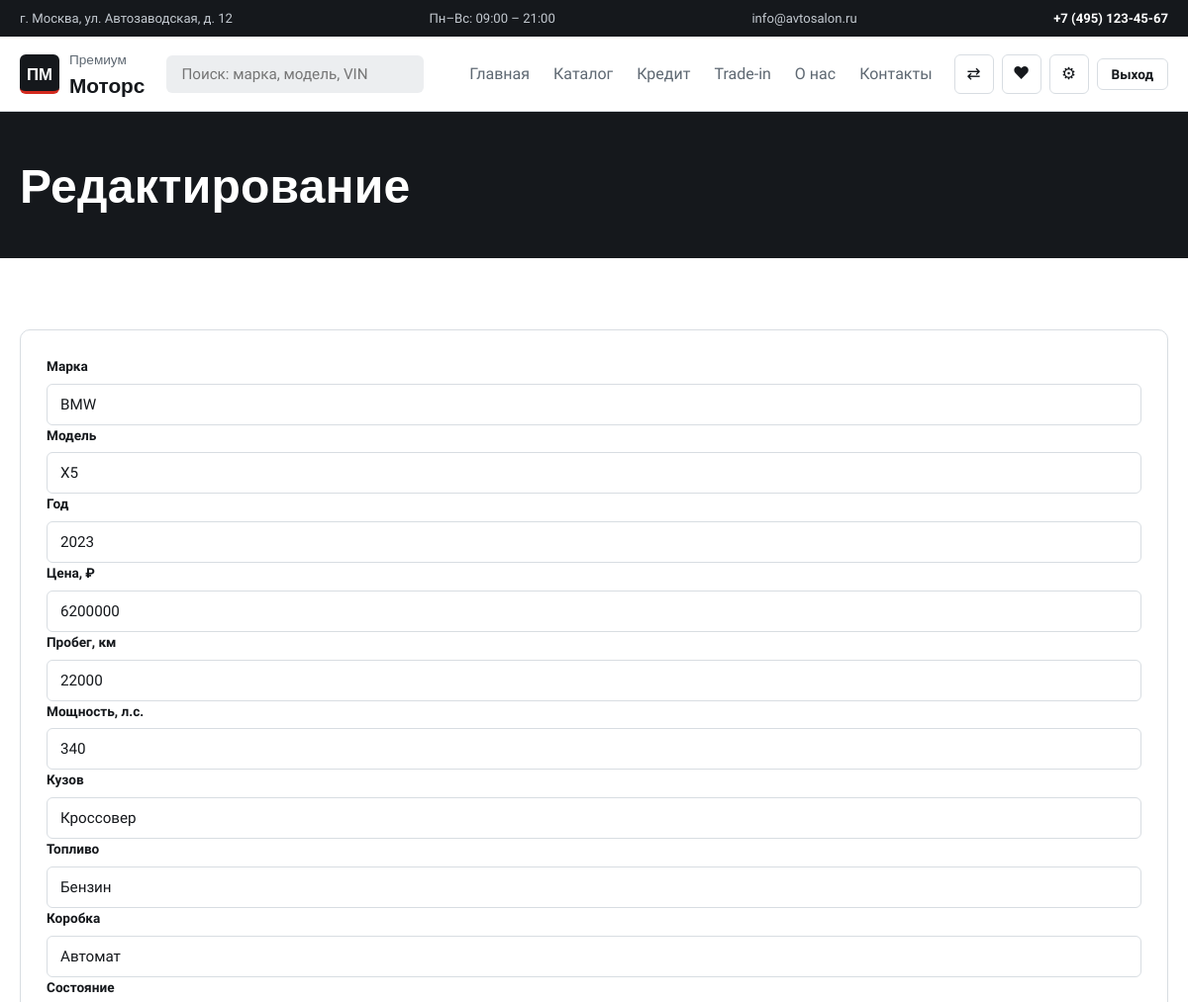
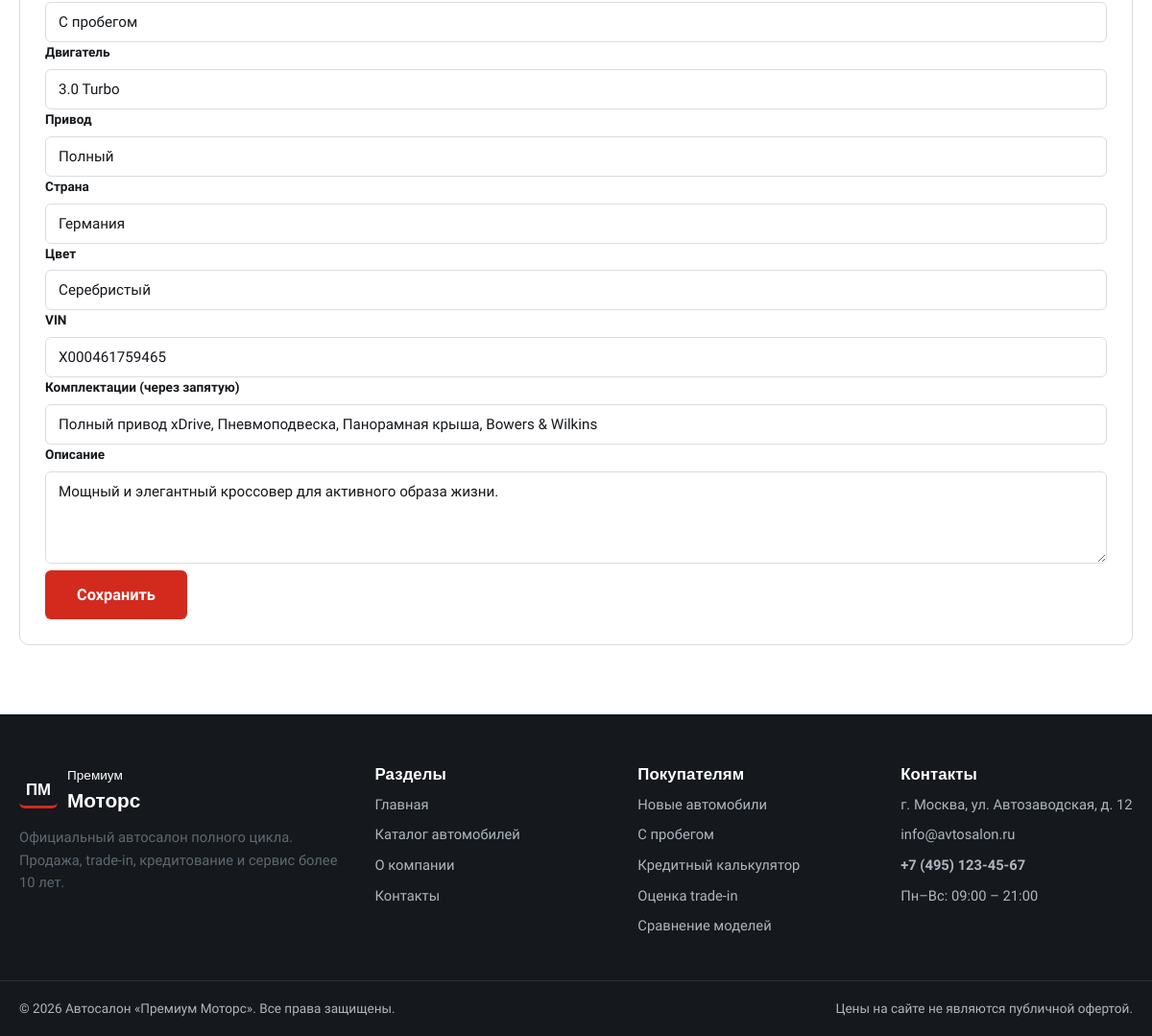
Page /admin/cars/2/edit (signed in) on the committed database (2 pictures, top to bottom).
### tables this page shows
CREATE TABLE cars (
    id            INTEGER PRIMARY KEY AUTOINCREMENT,
    brand         TEXT NOT NULL,
    model         TEXT NOT NULL,
    year          INTEGER NOT NULL,
    mileage       INTEGER NOT NULL DEFAULT 0,
    price         INTEGER NOT NULL,
    body          TEXT NOT NULL,
    fuel          TEXT NOT NULL,
    transmission  TEXT NOT NULL,
    condition     TEXT NOT NULL DEFAULT 'С пробегом',
    engine        TEXT,
    power         INTEGER DEFAULT 0,
    drive         TEXT,
    country       TEXT,
    color         TEXT,
    vin           TEXT,
    description   TEXT,
    features      TEXT DEFAULT '',
    photo         TEXT,
    views         INTEGER NOT NULL DEFAULT 0,
    is_active     INTEGER NOT NULL DEFAULT 1,
    is_sold       INTEGER NOT NULL DEFAULT 0,
    created_at    TEXT NOT NULL
);

### app.py (the view)
@app.route("/admin/cars/<int:car_id>/edit", methods=["GET", "POST"])
@admin_required
def admin_car_edit(car_id):
    car = next((c for c in db.all_cars(True) if c["id"] == car_id), None)
    if not car:
        abort(404)
    if request.method == "POST":
        db.update_car(car_id, _car_from_form(request.form))
        flash("Автомобиль обновлён.", "success")
        return redirect(url_for("admin_cars"))
    return render_template("admin/car_form.html", car=car, action="edit")

### app.py (called while the page is built, shortened)
def generate_csrf():
    if "csrf" not in session:
        session["csrf"] = secrets.token_urlsafe(32)
    return session["csrf"]

def admin_required(f):
    @wraps(f)
    def wrapper(*args, **kwargs):
        user = db.get_user(session.get("user_id"))
        if not user:
            flash("Требуется вход в аккаунт.", "error")
            return redirect(url_for("login", next=request.full_path))
        if user["role"] != "admin":
            abort(403)
        return f(*args, **kwargs)
    return wrapper

@app.context_processor
def inject_globals():
    user = db.get_user(session["user_id"]) if session.get("user_id") else None
    if session.get("user_id") and not user:
        session.clear()
    favs = set(session.get("favorites", []))
    compare = session.get("compare", [])
    return {
        "current_user": user,
        "is_admin": bool(user and user["role"] == "admin"),
        "fav_ids": favs,
        "fav_count": len(favs),
        "compare_ids": compare,
        "compare_count": len(compare),
        "csrf_token": generate_csrf(),
        "current_year": 2026,
    }

@app.before_request
def csrf_protect():
    g.csrf = session.get("csrf")

### db.py (called while the page is built)
def get_connection():
    conn = sqlite3.connect(DB_PATH)
    conn.row_factory = sqlite3.Row
    conn.execute("PRAGMA foreign_keys=ON")
    return conn

@contextmanager
def db():
    conn = get_connection()
    try:
        yield conn
        conn.commit()
    except Exception:
        conn.rollback()
        raise
    finally:
        conn.close()

def car_row(row):
    if row is None:
        return None
    c = dict(row)
    c["features"] = [f.strip() for f in (c.get("features") or "").split(",") if f.strip()]
    c["title"] = f"{c['brand']} {c['model']}"
    c["url"] = f"/car/{c['id']}"
    return c

def get_user(user_id):
    with db() as conn:
        row = conn.execute("SELECT * FROM users WHERE id=?", (user_id,)).fetchone()
        return dict(row) if row else None

def all_cars(include_inactive=False):
    sql = "SELECT * FROM cars"
    if not include_inactive:
        sql += " WHERE is_active=1"
    sql += " ORDER BY brand, model"
    with db() as conn:
        return [car_row(r) for r in conn.execute(sql)]

### templates/admin/car_form.html (shortened to what this page needs)
{% extends 'base.html' %}
{% block content %}
<section class="page-head">
  <div class="container">
    <h1>{{ 'Редактирование' if action=='edit' else 'Новый автомобиль' }}</h1>
  </div>
</section>
<section class="section">
  <div class="container">
    <form method="post" class="panel form--grid">
      <div class="field"><label>Марка</label><input name="brand" value="{{ (car['brand'] if car else '') }}" required>
      </div>
      <div class="field"><label>Модель</label><input name="model" value="{{ (car['model'] if car else '') }}" required>
      </div>
      <div class="field"><label>Год</label><input name="year" type="number"
          value="{{ (car['year'] if car else 2024) }}"></div>
      <div class="field"><label>Цена, ₽</label><input name="price" type="number"
          value="{{ (car['price'] if car else 0) }}"></div>
      <div class="field"><label>Пробег, км</label><input name="mileage" type="number"
          value="{{ (car['mileage'] if car else 0) }}"></div>
      <div class="field"><label>Мощность, л.с.</label><input name="power" type="number"
          value="{{ (car['power'] if car else 0) }}"></div>
      <div class="field"><label>Кузов</label><input name="body" value="{{ (car['body'] if car else 'Седан') }}"></div>
      <div class="field"><label>Топливо</label><input name="fuel" value="{{ (car['fuel'] if car else 'Бензин') }}">
      </div>
      <div class="field"><label>Коробка</label><input name="transmission"
          value="{{ (car['transmission'] if car else 'Автомат') }}"></div>
      <div class="field"><label>Состояние</label><input name="condition"
          value="{{ (car['condition'] if car else 'С пробегом') }}"></div>
      <div class="field"><label>Двигатель</label><input name="engine" value="{{ (car['engine'] if car else '') }}">
      </div>
      <div class="field"><label>Привод</label><input name="drive" value="{{ (car['drive'] if car else '') }}"></div>
      <div class="field"><label>Страна</label><input name="country" value="{{ (car['country'] if car else '') }}"></div>
      <div class="field"><label>Цвет</label><input name="color" value="{{ (car['color'] if car else '') }}"></div>
      <div class="field"><label>VIN</label><input name="vin" value="{{ (car['vin'] if car else '') }}"></div>
      <div class="field"><label>Комплектации (через запятую)</label><input name="features"
          value="{{ (car['features'] | join(', ')) if car else '' }}"></div>
      <div class="field field--wide"><label>Описание</label><textarea name="description"
          rows="4">{{ (car['description'] if car else '') }}</textarea></div>
      <button class="btn btn--primary btn--lg">Сохранить</button>
    </form>
  </div>
</section>
{% endblock %}

### static/css/style.css (style rules this page uses)
:root { --floor: #eceef0; --paper: #fff; --ink: #15181c; --steel: #5e6872; --line: #d8dde2; --red: #d32a1e; --red-dark: #b01f15; --ok: #1d7a4b; --warn: #b7791f; --r: 6px; --r-lg: 10px; --shadow: 0 18px 40px rgba(21, 24, 28, .12); --display: 'Oswald', 'Arial Narrow', Impact, sans-serif; --body: 'Onest', system-ui, -apple-system, 'Segoe UI', Roboto, sans-serif; }
* { box-sizing: border-box; }
html { scroll-behavior: smooth; }
body { margin: 0; font: 400 16px/1.6 var(--body); color: var(--ink); background: var(--paper); -webkit-font-smoothing: antialiased; }
h1, h2, h3, h4 { font-family: var(--display); font-weight: 600; line-height: 1.12; margin: 0 0 .5em; letter-spacing: .005em; }
h1 { font-size: clamp(2.1rem, 4.4vw, 3.5rem); }
.container { width: min(1240px, 100% - 40px); margin-inline: auto; }
.section { padding: 72px 0; }
.btn { display: inline-flex; align-items: center; justify-content: center; gap: 8px; padding: 12px 24px; border: 1.5px solid transparent; border-radius: var(--r); font: 600 .95rem var(--body); cursor: pointer; transition: background .2s, border-color .2s, color .2s; }
.btn--primary { background: var(--red); color: #fff; }
.btn--lg { padding: 15px 32px; font-size: 1.02rem; }
.page-head { background: var(--ink); color: #fff; padding: 44px 0; }
.page-head h1 { color: #fff; font-size: clamp(2rem, 4vw, 3rem); margin-bottom: 6px; }
input, select, textarea { width: 100%; padding: 11px 13px; border: 1px solid var(--line); border-radius: var(--r); font: 400 .95rem var(--body); background: #fff; color: var(--ink); transition: border-color .2s, box-shadow .2s; }
.form--grid { grid-template-columns: 1fr 1fr; }
.form--grid .btn { grid-column: 1 / -1; justify-self: start; }
.field label { display: block; font-size: .85rem; font-weight: 600; margin-bottom: 6px; }
.field--wide { grid-column: 1 / -1; }
.panel { background: #fff; border: 1px solid var(--line); border-radius: var(--r-lg); padding: 26px; }

### rows in the picture
cars: brand "BMW", model "X5", year "2023", price "6200000", mileage "22000", power "340", body "Кроссовер", fuel "Бензин", transmission "Автомат", condition "С пробегом", engine "3.0 Turbo", drive "Полный", country "Германия", color "Серебристый", vin "X000461759465", description "Мощный и элегантный кроссовер для активного образа жизни."

### other values in the picture
{{ contacts.address }} "г. Москва, ул. Автозаводская, д. 12"
{{ contacts.work }} "Пн–Вс: 09:00 – 21:00"
{{ contacts.email }} "info@avtosalon.ru"
{{ contacts.phone }} "+7 (495) 123-45-67"
{{ 'Редактирование' if action=='edit' else 'Новый автомобиль' }} "Редактирование"
{{ current_year }} "2026"
